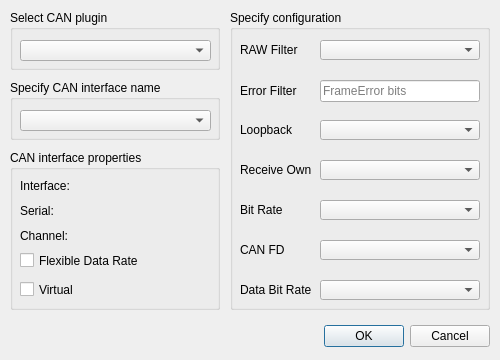
<?xml version="1.0" encoding="UTF-8"?>
<ui version="4.0">
 <class>SettingsDialog</class>
 <widget class="QDialog" name="SettingsDialog">
  <property name="geometry">
   <rect>
    <x>0</x>
    <y>0</y>
    <width>500</width>
    <height>360</height>
   </rect>
  </property>
  <property name="minimumSize">
   <size>
    <width>400</width>
    <height>350</height>
   </size>
  </property>
  <property name="windowTitle">
   <string>Settings</string>
  </property>
  <widget class="QDialogButtonBox" name="buttonBox">
   <property name="geometry">
    <rect>
     <x>10</x>
     <y>320</y>
     <width>480</width>
     <height>32</height>
    </rect>
   </property>
   <property name="minimumSize">
    <size>
     <width>400</width>
     <height>32</height>
    </size>
   </property>
   <property name="orientation">
    <enum>Qt::Horizontal</enum>
   </property>
   <property name="standardButtons">
    <set>QDialogButtonBox::Cancel|QDialogButtonBox::Ok</set>
   </property>
  </widget>
  <widget class="QGroupBox" name="selectPluginBox">
   <property name="enabled">
    <bool>true</bool>
   </property>
   <property name="geometry">
    <rect>
     <x>10</x>
     <y>10</y>
     <width>210</width>
     <height>60</height>
    </rect>
   </property>
   <property name="title">
    <string>Select CAN plugin</string>
   </property>
   <widget class="QComboBox" name="pluginListBox">
    <property name="geometry">
     <rect>
      <x>10</x>
      <y>30</y>
      <width>191</width>
      <height>21</height>
     </rect>
    </property>
   </widget>
  </widget>
  <widget class="QGroupBox" name="specifyInterfaceNameBox">
   <property name="geometry">
    <rect>
     <x>10</x>
     <y>80</y>
     <width>210</width>
     <height>60</height>
    </rect>
   </property>
   <property name="title">
    <string>Specify CAN interface name</string>
   </property>
   <widget class="QComboBox" name="interfaceListBox">
    <property name="geometry">
     <rect>
      <x>10</x>
      <y>30</y>
      <width>191</width>
      <height>21</height>
     </rect>
    </property>
   </widget>
  </widget>
  <widget class="QGroupBox" name="interfacePropertiesBox">
   <property name="geometry">
    <rect>
     <x>10</x>
     <y>150</y>
     <width>210</width>
     <height>160</height>
    </rect>
   </property>
   <property name="title">
    <string>CAN interface properties</string>
   </property>
   <widget class="QLabel" name="descriptionLabel">
    <property name="enabled">
     <bool>true</bool>
    </property>
    <property name="geometry">
     <rect>
      <x>10</x>
      <y>25</y>
      <width>191</width>
      <height>21</height>
     </rect>
    </property>
    <property name="text">
     <string>Interface:</string>
    </property>
   </widget>
   <widget class="QLabel" name="serialNumberLabel">
    <property name="enabled">
     <bool>true</bool>
    </property>
    <property name="geometry">
     <rect>
      <x>10</x>
      <y>50</y>
      <width>191</width>
      <height>21</height>
     </rect>
    </property>
    <property name="text">
     <string>Serial:</string>
    </property>
   </widget>
   <widget class="QLabel" name="channelLabel">
    <property name="enabled">
     <bool>true</bool>
    </property>
    <property name="geometry">
     <rect>
      <x>10</x>
      <y>75</y>
      <width>191</width>
      <height>21</height>
     </rect>
    </property>
    <property name="text">
     <string>Channel:</string>
    </property>
   </widget>
   <widget class="QCheckBox" name="isFlexibleDataRateCapable">
    <property name="enabled">
     <bool>true</bool>
    </property>
    <property name="geometry">
     <rect>
      <x>10</x>
      <y>100</y>
      <width>191</width>
      <height>21</height>
     </rect>
    </property>
    <property name="text">
     <string>Flexible Data Rate</string>
    </property>
    <property name="checkable">
     <bool>true</bool>
    </property>
   </widget>
   <widget class="QCheckBox" name="isVirtual">
    <property name="enabled">
     <bool>true</bool>
    </property>
    <property name="geometry">
     <rect>
      <x>10</x>
      <y>129</y>
      <width>191</width>
      <height>21</height>
     </rect>
    </property>
    <property name="text">
     <string>Virtual</string>
    </property>
   </widget>
  </widget>
  <widget class="QGroupBox" name="configurationBox">
   <property name="enabled">
    <bool>true</bool>
   </property>
   <property name="geometry">
    <rect>
     <x>230</x>
     <y>10</y>
     <width>260</width>
     <height>300</height>
    </rect>
   </property>
   <property name="title">
    <string>Specify configuration</string>
   </property>
   <widget class="QLabel" name="rawFilterLabel">
    <property name="geometry">
     <rect>
      <x>10</x>
      <y>30</y>
      <width>80</width>
      <height>20</height>
     </rect>
    </property>
    <property name="text">
     <string>RAW Filter</string>
    </property>
   </widget>
   <widget class="QLineEdit" name="errorFilterEdit">
    <property name="geometry">
     <rect>
      <x>90</x>
      <y>70</y>
      <width>160</width>
      <height>22</height>
     </rect>
    </property>
    <property name="placeholderText">
     <string>FrameError bits</string>
    </property>
   </widget>
   <widget class="QLabel" name="errorFilterLabel">
    <property name="geometry">
     <rect>
      <x>10</x>
      <y>70</y>
      <width>81</width>
      <height>21</height>
     </rect>
    </property>
    <property name="text">
     <string>Error Filter</string>
    </property>
   </widget>
   <widget class="QComboBox" name="loopbackListBox">
    <property name="geometry">
     <rect>
      <x>90</x>
      <y>110</y>
      <width>160</width>
      <height>20</height>
     </rect>
    </property>
   </widget>
   <widget class="QComboBox" name="receiveOwnListBox">
    <property name="geometry">
     <rect>
      <x>90</x>
      <y>150</y>
      <width>160</width>
      <height>20</height>
     </rect>
    </property>
   </widget>
   <widget class="BitRateBox" name="bitRateListBox">
    <property name="geometry">
     <rect>
      <x>90</x>
      <y>190</y>
      <width>160</width>
      <height>20</height>
     </rect>
    </property>
   </widget>
   <widget class="QComboBox" name="canFdListBox">
    <property name="geometry">
     <rect>
      <x>90</x>
      <y>230</y>
      <width>160</width>
      <height>20</height>
     </rect>
    </property>
   </widget>
   <widget class="BitRateBox" name="dataBitRateListBox">
    <property name="geometry">
     <rect>
      <x>90</x>
      <y>270</y>
      <width>160</width>
      <height>20</height>
     </rect>
    </property>
   </widget>
   <widget class="QLabel" name="loopbackLabel">
    <property name="geometry">
     <rect>
      <x>10</x>
      <y>110</y>
      <width>80</width>
      <height>20</height>
     </rect>
    </property>
    <property name="text">
     <string>Loopback</string>
    </property>
   </widget>
   <widget class="QLabel" name="receiveOwnLabel">
    <property name="geometry">
     <rect>
      <x>10</x>
      <y>150</y>
      <width>80</width>
      <height>20</height>
     </rect>
    </property>
    <property name="text">
     <string>Receive Own</string>
    </property>
   </widget>
   <widget class="QLabel" name="bitRateLabel">
    <property name="geometry">
     <rect>
      <x>10</x>
      <y>190</y>
      <width>80</width>
      <height>20</height>
     </rect>
    </property>
    <property name="text">
     <string>Bit Rate</string>
    </property>
   </widget>
   <widget class="QLabel" name="dataBitRateLabel">
    <property name="geometry">
     <rect>
      <x>10</x>
      <y>270</y>
      <width>80</width>
      <height>20</height>
     </rect>
    </property>
    <property name="text">
     <string>Data Bit Rate</string>
    </property>
   </widget>
   <widget class="QLabel" name="canFdLabel">
    <property name="geometry">
     <rect>
      <x>10</x>
      <y>230</y>
      <width>80</width>
      <height>20</height>
     </rect>
    </property>
    <property name="text">
     <string>CAN FD</string>
    </property>
   </widget>
   <widget class="QComboBox" name="rawFilterListBox">
    <property name="geometry">
     <rect>
      <x>90</x>
      <y>30</y>
      <width>160</width>
      <height>20</height>
     </rect>
    </property>
   </widget>
  </widget>
 </widget>
 <customwidgets>
  <customwidget>
   <class>BitRateBox</class>
   <extends>QComboBox</extends>
   <header>src/main/bitrate_box.h</header>
  </customwidget>
 </customwidgets>
 <resources/>
 <connections>
  <connection>
   <sender>buttonBox</sender>
   <signal>accepted()</signal>
   <receiver>SettingsDialog</receiver>
   <slot>accept()</slot>
   <hints>
    <hint type="sourcelabel">
     <x>248</x>
     <y>254</y>
    </hint>
    <hint type="destinationlabel">
     <x>157</x>
     <y>274</y>
    </hint>
   </hints>
  </connection>
  <connection>
   <sender>buttonBox</sender>
   <signal>rejected()</signal>
   <receiver>SettingsDialog</receiver>
   <slot>reject()</slot>
   <hints>
    <hint type="sourcelabel">
     <x>316</x>
     <y>260</y>
    </hint>
    <hint type="destinationlabel">
     <x>286</x>
     <y>274</y>
    </hint>
   </hints>
  </connection>
 </connections>
</ui>
